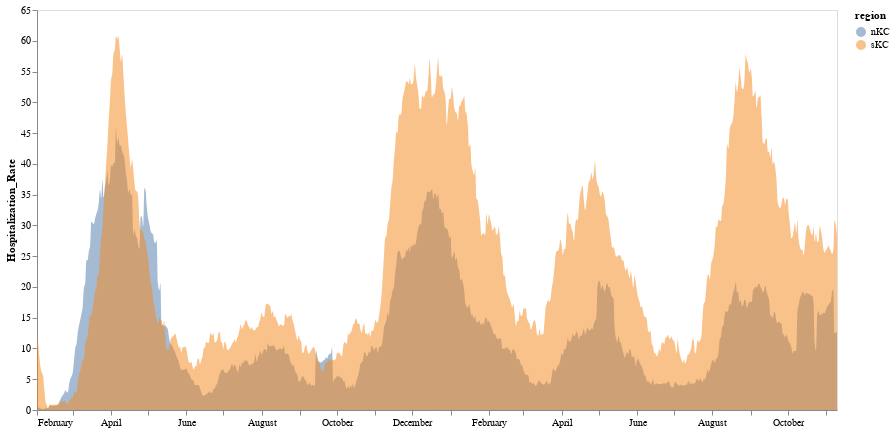

Here is the notebook cell this chart was saved with:
### Code cell
barplots_Z

### Figure 1 — Vega-Lite specification as saved in the notebook (floating-point values rounded to 4 significant figures; data arrays with more than 128 entries replaced by an {"elided": "..."} marker saying what was removed)
{"config": {"view": {"continuousWidth": 400, "continuousHeight": 300}}, "data": {"name": "data-8830b52e3ca2d76c5e4a0335aeeb409a"}, "mark": {"type": "area", "interpolate": "monotone", "opacity": 0.5}, "encoding": {"color": {"type": "nominal", "field": "region"}, "order": {"type": "quantitative", "field": "order"}, "x": {"type": "temporal", "axis": {"grid": false, "title": null}, "field": "Date", "sort": ["nKC", "nKC"]}, "y": {"type": "quantitative", "axis": {"grid": false}, "field": "Hospitalization_Rate", "scale": {"domain": [0, 65]}, "stack": null}}, "height": 400, "width": 800, "$schema": "https://vega.github.io/schema/vega-lite/v4.8.1.json", "datasets": {"data-8830b52e3ca2d76c5e4a0335aeeb409a": {"elided": "1298 records"}}}
